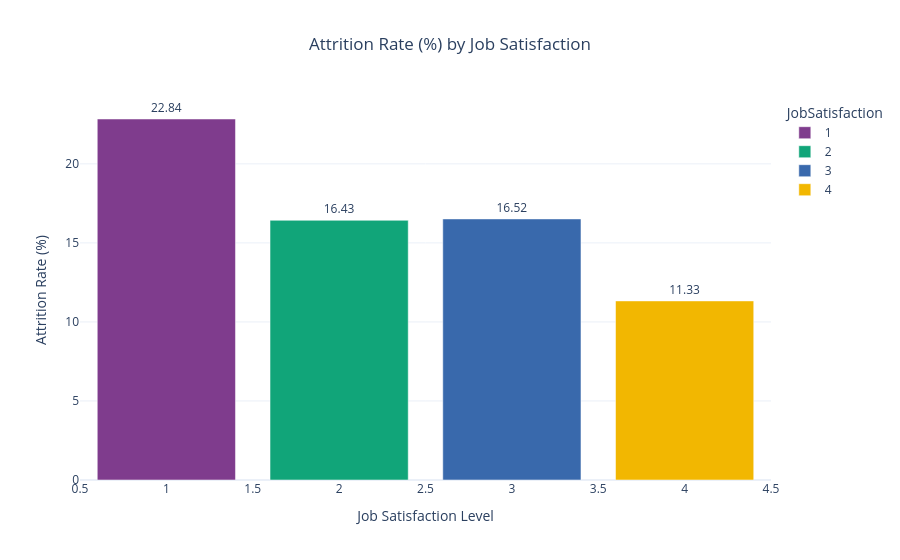

Notebook code for this chart:
### Markdown cell above
### Attrition by Job satisfaction

### Code cell
js_rate = (
    df.groupby("JobSatisfaction", observed=False)["Attrition"]
    .value_counts(normalize=True)
    .mul(100)
    .rename("Rate")
    .reset_index()
)

js_yes = js_rate[js_rate["Attrition"] == "Yes"]

fig = px.bar(
    js_yes,
    x="JobSatisfaction",
    y="Rate",
    color="JobSatisfaction",
    text=js_yes["Rate"].round(2),
    title="Attrition Rate (%) by Job Satisfaction",
    color_discrete_sequence=px.colors.qualitative.Bold
)

fig.update_traces(textposition="outside")
fig.update_layout(
    yaxis_title="Attrition Rate (%)",
    xaxis_title="Job Satisfaction Level",
    title_x=0.5,
    template="plotly_white"
)

fig.show()

### Figure 1 — Plotly figure (JSON) as saved in the notebook; plotly's stock layout.template omitted (floating-point values rounded to 4 significant figures)
{"data": [{"hovertemplate": "JobSatisfaction=%{x}<br>Rate=%{y}<br>text=%{text}<extra></extra>", "legendgroup": "1", "marker": {"color": "rgb(127, 60, 141)", "pattern": {"shape": ""}}, "name": "1", "orientation": "v", "showlegend": true, "text": [22.84], "textposition": "outside", "type": "bar", "x": [1], "xaxis": "x", "y": [22.84], "yaxis": "y"}, {"hovertemplate": "JobSatisfaction=%{x}<br>Rate=%{y}<br>text=%{text}<extra></extra>", "legendgroup": "2", "marker": {"color": "rgb(17, 165, 121)", "pattern": {"shape": ""}}, "name": "2", "orientation": "v", "showlegend": true, "text": [16.43], "textposition": "outside", "type": "bar", "x": [2], "xaxis": "x", "y": [16.43], "yaxis": "y"}, {"hovertemplate": "JobSatisfaction=%{x}<br>Rate=%{y}<br>text=%{text}<extra></extra>", "legendgroup": "3", "marker": {"color": "rgb(57, 105, 172)", "pattern": {"shape": ""}}, "name": "3", "orientation": "v", "showlegend": true, "text": [16.52], "textposition": "outside", "type": "bar", "x": [3], "xaxis": "x", "y": [16.52], "yaxis": "y"}, {"hovertemplate": "JobSatisfaction=%{x}<br>Rate=%{y}<br>text=%{text}<extra></extra>", "legendgroup": "4", "marker": {"color": "rgb(242, 183, 1)", "pattern": {"shape": ""}}, "name": "4", "orientation": "v", "showlegend": true, "text": [11.33], "textposition": "outside", "type": "bar", "x": [4], "xaxis": "x", "y": [11.33], "yaxis": "y"}], "layout": {"barmode": "relative", "legend": {"title": {"text": "JobSatisfaction"}, "tracegroupgap": 0}, "title": {"text": "Attrition Rate (%) by Job Satisfaction", "x": 0.5}, "xaxis": {"anchor": "y", "categoryarray": [1, 2, 3, 4], "categoryorder": "array", "domain": [0, 1], "title": {"text": "Job Satisfaction Level"}}, "yaxis": {"anchor": "x", "domain": [0, 1], "title": {"text": "Attrition Rate (%)"}}}}
